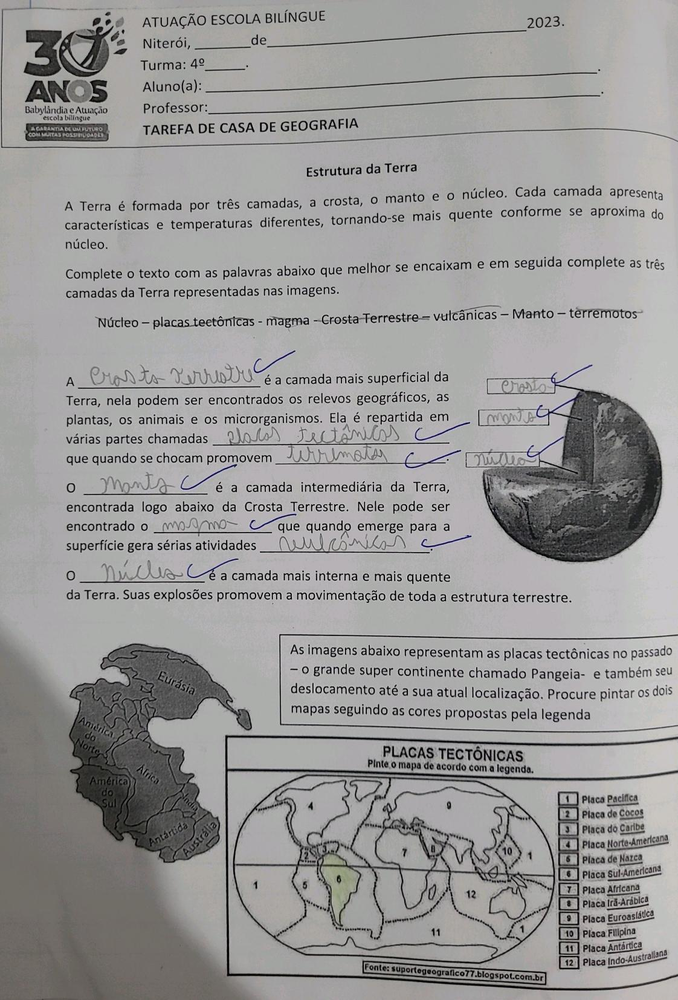
#> input picture img.png, 678 x 1000 px, shrunk from 1122 x 1654 before the run
$ python test.py
#> lines starting #> are read from the running program, lines starting #| are printed output that depends on the picture; after the words box and inside, x2 and y2 are one past the last pixel; in counts of white or black regions, pixels touching at a corner belong together
import numpy as np
import cv2

image = cv2.imread("img.png")
#> image is the input picture: shape (1000, 678, 3); mean B, G, R 151.3, 152, 152.8

#grayscale
gray = cv2.cvtColor(image,cv2.COLOR_BGR2GRAY)
cv2.imshow('gray',gray)
cv2.waitKey(0)

#binary
ret,thresh = cv2.threshold(gray,127,255,cv2.THRESH_BINARY_INV)
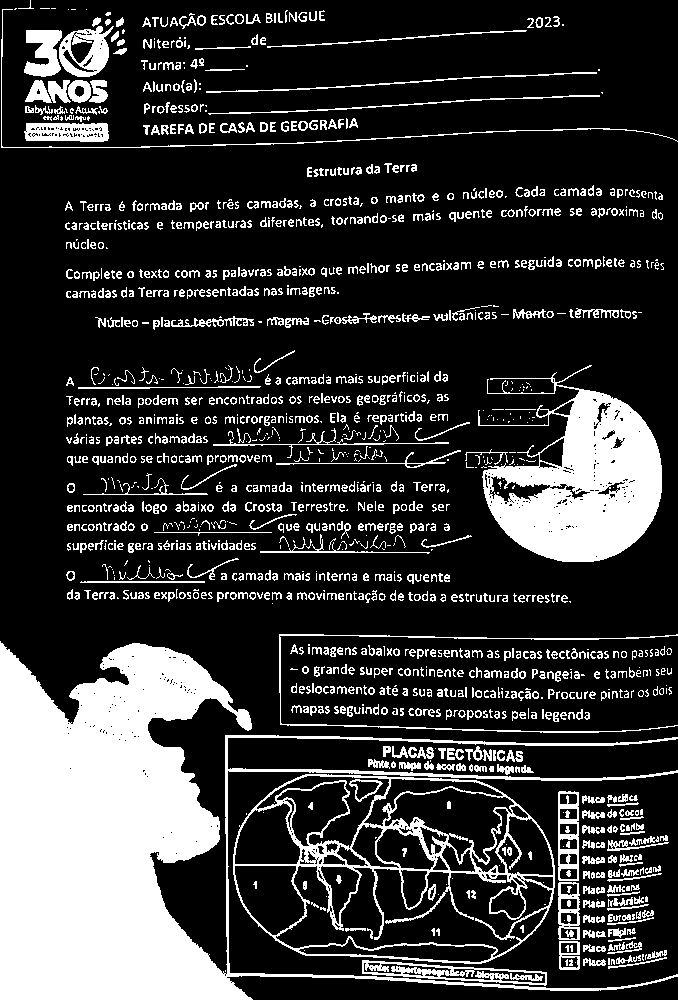
#> thresh: shape (1000, 678); 22.2% white; 1495 white regions (536 under 20 px), largest, box (x1, y1, x2, y2) and area: (0, 641, 678, 1000) 69255, (478, 365, 662, 562) 19103, (233, 774, 555, 964) 9030
cv2.imshow('Threshold',thresh)
cv2.waitKey(0)
